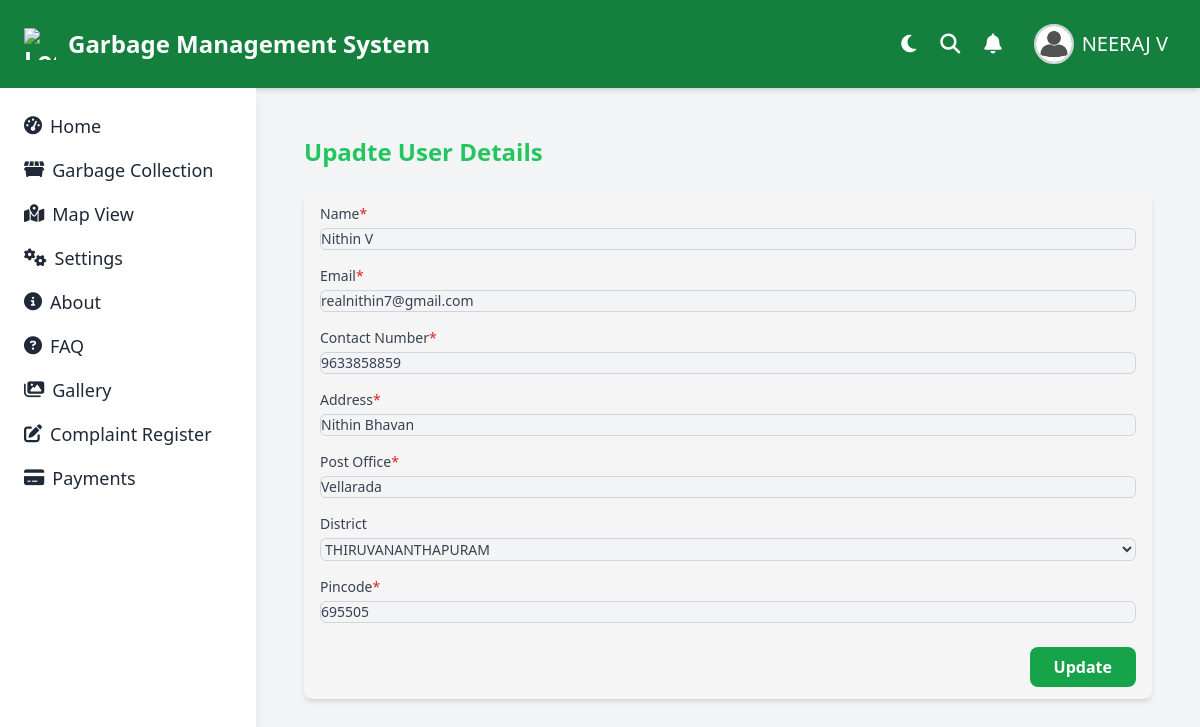
The page /user/user-update/15711a66-1b13-4a6d-8da8-468e9939ca76/ (signed in) on the database its author committed.
### user/models.py (models this page shows, shortened)
class BaseClass(models.Model):
    uuid = models.SlugField(unique=True,default=uuid.uuid4)
    active_status = models.BooleanField(default=True)
    created_at = models.DateTimeField(auto_now_add=True)
    updated_at = models.DateTimeField(auto_now=True)
    class Meta:
        abstract = True

class Users(BaseClass):
    profile = models.OneToOneField('authentication.Profile',on_delete=models.CASCADE)
    name = models.CharField(max_length=50)
    email = models.EmailField(unique=True)
    contact = models.CharField(max_length=15)
    address = models.CharField(max_length=50)
    post_office = models.CharField(max_length=50)
    district = models.CharField(max_length=50,choices=DistrictChoices.choices)
    pin_code = models.CharField(max_length=6)
    class Meta:
        verbose_name = 'User'
        verbose_name_plural = 'Users'
        ordering = ['-id']

### user/views.py (the view, shortened to what this page needs)
# urls.py: path('user-update/<str:uuid>/',views.UserUpdateView.as_view(),name='user-update'),
class UserUpdateView(View):
    def get(self, request, *args, **kwargs):
        uuid = kwargs.get('uuid')
        users = get_object_or_404(Users, uuid=uuid)
        form = UserRegisterForm(instance=users)
        return render(request, 'user/user_update.html', {'form': form})

### authentication/show_customer.py (called while the page is built)
def show_customer_name(request):
    customer_name = 'Guest'
    if request.user.is_authenticated:  # Check if the user is authenticated
        try:
            customer = Users.objects.get(profile=request.user)
            customer_name = customer.name  # Get the customer's name
        except Users.DoesNotExist:
            customer_name = 'Guest'  # Keep the default name if user is not found
    return {'customer_name': customer_name}

### authentication/show_user.py (called while the page is built)
def show_user_name(request):
    username = request.user.username
    name = username.split('@')[0]
    print(name)
    return{'name_of_user':name}

### authentication/templatetags/check_roles.py (called while the page is built)
@register.simple_tag
def check_user_role(request,roles):
    roles=roles.split(',')
    allow = False
    if request.user.role in roles:
        allow = True
    return allow

### templates/user/user_update.html (shortened to what this page needs)
{% extends 'base.html' %}
{% block content %}
<main class="h-full pb-16 overflow-y-auto">
    <form action="" method="post" enctype="multipart/form-data">
        <div class="container px-6 mx-auto grid">
            <h2 class="my-6 text-2xl font-semibold text-green-500">
                Upadte User Details
            </h2>
            <div class="px-4 py-3 mb-8 bg-[#f5f5f5] rounded-lg shadow-md">
                <label class="block text-sm">
                    <span class="text-gray-700">Name</span><span class="text-red-600">*</span>
                    {{ form.name }}
                </label>
                <label class="block text-sm mt-4">
                    <span class="text-gray-700">Email</span><span class="text-red-600">*</span>
                    {{ form.email }}
                </label>
                <label class="block text-sm mt-4">
                    <span class="text-gray-700">Contact Number</span><span class="text-red-600">*</span>
                    {{ form.contact }}
                </label>
                <label class="block text-sm mt-4">
                    <span class="text-gray-700">Address</span><span class="text-red-600">*</span>
                    {{ form.address }}
                </label>
                <label class="block text-sm mt-4">
                    <span class="text-gray-700">Post Office</span><span class="text-red-600">*</span>
                    {{ form.post_office }}
                </label>
                <label class="block text-sm mt-4">
                    <span class="text-gray-700">District</span>
                    {{ form.district }}
                </label>
                <label class="block text-sm mt-4">
                    <span class="text-gray-700">Pincode</span><span class="text-red-600">*</span>
                    {{ form.pin_code }}
                </label>
                <div class="flex justify-end mt-6">
                    <button type="submit"
                        class="px-6 py-2 bg-green-600 text-white font-semibold rounded-lg hover:bg-green-700 transition">
                        Update
                    </button>
                </div>
            </div>
        </div>
    </form>
</main>
{% endblock %}

### templates/base.html (shortened to what this page needs)
{%load check_roles%}
<!DOCTYPE html>
<html lang="en">
<head>
  <script src="https://cdn.tailwindcss.com"></script>
  <link rel="stylesheet" href="https://cdnjs.cloudflare.com/ajax/libs/font-awesome/6.5.0/css/all.min.css">
  <link rel="stylesheet" href="https://cdn.jsdelivr.net/npm/bootstrap-icons@1.11.1/font/bootstrap-icons.css">
</head>
<body class="bg-gray-100 text-gray-800 min-h-screen transition duration-300">
  <header class="bg-green-700 text-white px-6 py-4 flex justify-between items-center shadow-md">
    <div class="flex items-center text-2xl font-bold">
      <img src="https://cdn-icons-png.flaticon.com/512/2986/2986273.png" alt="Logo" class="w-8 h-8 mr-3">
      Garbage Management System
    </div>
    {% if user.is_authenticated %}
    {%check_user_role request 'Admin,Driver' as allow%}
    {%check_user_role request 'User' as allow%}
            {%if allow%}
    <ul class="flex items-center space-x-6 text-xl">
      <li>
        <button onclick="toggleTheme()" class="focus:outline-none text-white text-xl" title="Toggle Theme">
          <i id="themeIcon" class="fas fa-moon"></i>
        </button>
      </li>
      <li><i class="fas fa-search cursor-pointer"></i></li>
      <li><i class="fas fa-bell cursor-pointer"></i></li>
      <li class="relative">
        <button onclick="toggleProfileMenu()" class="flex items-center space-x-2 p-2 rounded-full hover:bg-green-600">
          <img class="w-10 h-10 rounded-full object-cover border-2 border-gray-300" src="/static/img/user2.jpg" alt="User Profile" />
          <p class="text-white font-medium hidden md:block">{{ customer_name }}</p>
        </button>
      </li>
    </ul>
    {% endif %}
    {% endif %}
  </header>
  <div class="flex flex-col md:flex-row min-h-screen">
    <aside id="mobileSidebar" class="fixed top-0 left-0 w-64 h-screen bg-white shadow-lg transform -translate-x-full md:translate-x-0 transition-transform duration-300 z-50 md:static md:translate-x-0 p-6">
      <ul class="space-y-4 text-lg">
      {% if user.is_authenticated %}
        {%check_user_role request 'Admin' as allow%}
        {%check_user_role request 'User' as allow%}
          {%if allow%}
        <li><a href="{%url 'home'%}" class="flex items-center hover:text-green-600"><i class="fas fa-tachometer-alt mr-2"></i>Home</a></li>
        {% endif %}
        {%check_user_role request 'Admin' as allow%}
        {%check_user_role request 'User' as allow%}
        {%if allow%}
        <li><a href="{%url 'garbagesection'%}" class="flex items-center hover:text-green-600"><i class="fas fa-dumpster mr-2"></i>Garbage Collection</a></li>
        {% endif %}
        {%check_user_role request 'Admin,Driver' as allow%}
      {% endif %}
        <li><a href="{% url 'map' %}" class="flex items-center hover:text-green-600"><i class="fas fa-map-marked-alt mr-2"></i>Map View</a></li>
        {%check_user_role request 'Admin' as allow%}
        <li><a href="{% url 'settings' %}" class="flex items-center hover:text-green-600"><i class="fas fa-cogs mr-2"></i>Settings</a></li>
        <li><a href="{% url 'about' %}" class="flex items-center hover:text-green-600"><i class="fas fa-info-circle mr-2"></i>About</a></li>
        <li><a href="{% url 'faq' %}" class="flex items-center hover:text-green-600"><i class="fas fa-question-circle mr-2"></i>FAQ</a></li>
        <li><a href="{% url 'gallery' %}" class="flex items-center hover:text-green-600"><i class="fas fa-images mr-2"></i>Gallery</a></li>
    {% if user.is_authenticated %}
      {%check_user_role request 'User' as allow%}
        {%if allow%}
        <li><a href="{%url 'complaint-register'%}" class="flex items-center hover:text-green-600"><i class="fas fa-edit mr-2"></i>Complaint Register</a></li>
        {% endif %}
        {%check_user_role request 'Admin' as allow%}
    {% endif %}
        {%check_user_role request 'Admin,User' as allow%}
        {%if allow%}
        <li><a href="{% url 'payment-list' %}" class="flex items-center hover:text-green-600"><i class="fas fa-credit-card mr-2"></i>Payments</a></li>
        {% endif %}
      </ul>
    </aside>
    <main class="flex-1 p-6">
      {% block content %}
      {% endblock %}
    </main>
  </div>
</body>
</html>

### templates/base.html (style rules this page uses)
html, body { overflow-x: hidden; }

### rows shown on the page
Users: name "NEERAJ V"
Users: name "Nithin V", email "realnithin7@gmail.com", contact "9633858859", address "Nithin Bhavan", post_office "Vellarada", district "THIRUVANANTHAPURAM", pin_code "695505"
